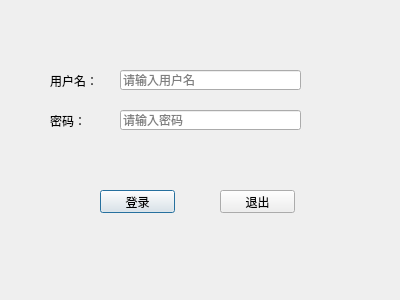
<?xml version="1.0" encoding="UTF-8"?>
<ui version="4.0">
 <class>LoginDialog</class>
 <widget class="QDialog" name="LoginDialog">
  <property name="geometry">
   <rect>
    <x>0</x>
    <y>0</y>
    <width>400</width>
    <height>300</height>
   </rect>
  </property>
  <property name="windowTitle">
   <string>Dialog</string>
  </property>
  <widget class="QLabel" name="label">
   <property name="geometry">
    <rect>
     <x>50</x>
     <y>70</y>
     <width>54</width>
     <height>21</height>
    </rect>
   </property>
   <property name="text">
    <string>用户名：</string>
   </property>
  </widget>
  <widget class="QLineEdit" name="usrLineEdit">
   <property name="geometry">
    <rect>
     <x>120</x>
     <y>70</y>
     <width>181</width>
     <height>20</height>
    </rect>
   </property>
   <property name="placeholderText">
    <string>请输入用户名</string>
   </property>
  </widget>
  <widget class="QLabel" name="label_2">
   <property name="geometry">
    <rect>
     <x>50</x>
     <y>110</y>
     <width>54</width>
     <height>21</height>
    </rect>
   </property>
   <property name="text">
    <string>密码：</string>
   </property>
  </widget>
  <widget class="QLineEdit" name="pwdLineEdit">
   <property name="geometry">
    <rect>
     <x>120</x>
     <y>110</y>
     <width>181</width>
     <height>20</height>
    </rect>
   </property>
   <property name="echoMode">
    <enum>QLineEdit::Password</enum>
   </property>
   <property name="placeholderText">
    <string>请输入密码</string>
   </property>
  </widget>
  <widget class="QPushButton" name="loginBtn">
   <property name="geometry">
    <rect>
     <x>100</x>
     <y>190</y>
     <width>75</width>
     <height>23</height>
    </rect>
   </property>
   <property name="text">
    <string>登录</string>
   </property>
  </widget>
  <widget class="QPushButton" name="exitBtn">
   <property name="geometry">
    <rect>
     <x>220</x>
     <y>190</y>
     <width>75</width>
     <height>23</height>
    </rect>
   </property>
   <property name="text">
    <string>退出</string>
   </property>
  </widget>
 </widget>
 <resources/>
 <connections/>
</ui>
